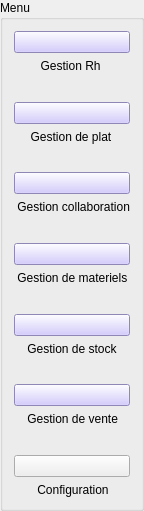
               <widget class="QGroupBox" name="groupBox_12">
                <property name="geometry">
                 <rect>
                  <x>10</x>
                  <y>10</y>
                  <width>131</width>
                  <height>511</height>
                 </rect>
                </property>
                <property name="title">
                 <string>Menu</string>
                </property>
                <layout class="QVBoxLayout" name="verticalLayout_16">
                 <item>
                  <layout class="QVBoxLayout" name="verticalLayout_2">
                   <item>
                    <widget class="QPushButton" name="Aymen_2">
                     <property name="styleSheet">
                      <string notr="true">background-color: rgb(200, 190, 255);</string>
                     </property>
                     <property name="text">
                      <string/>
                     </property>
                     <property name="icon">
                      <iconset resource="rh.qrc">
                       <normaloff>:/rh/rh.png</normaloff>:/rh/rh.png</iconset>
                     </property>
                     <property name="iconSize">
                      <size>
                       <width>50</width>
                       <height>30</height>
                      </size>
                     </property>
                    </widget>
                   </item>
                   <item>
                    <widget class="QLabel" name="label_16">
                     <property name="text">
                      <string>        Gestion Rh</string>
                     </property>
                    </widget>
                   </item>
                   <item>
                    <spacer name="verticalSpacer_10">
                     <property name="orientation">
                      <enum>Qt::Vertical</enum>
                     </property>
                     <property name="sizeHint" stdset="0">
                      <size>
                       <width>20</width>
                       <height>40</height>
                      </size>
                     </property>
                    </spacer>
                   </item>
                   <item>
                    <widget class="QPushButton" name="Moemen_2">
                     <property name="styleSheet">
                      <string notr="true">background-color: rgb(200, 190, 255);</string>
                     </property>
                     <property name="text">
                      <string/>
                     </property>
                     <property name="icon">
                      <iconset resource="plat.qrc">
                       <normaloff>:/plat/plat.png</normaloff>:/plat/plat.png</iconset>
                     </property>
                     <property name="iconSize">
                      <size>
                       <width>50</width>
                       <height>30</height>
                      </size>
                     </property>
                    </widget>
                   </item>
                   <item>
                    <widget class="QLabel" name="label_17">
                     <property name="text">
                      <string>     Gestion de plat</string>
                     </property>
                    </widget>
                   </item>
                   <item>
                    <spacer name="verticalSpacer_11">
                     <property name="orientation">
                      <enum>Qt::Vertical</enum>
                     </property>
                     <property name="sizeHint" stdset="0">
                      <size>
                       <width>20</width>
                       <height>40</height>
                      </size>
                     </property>
                    </spacer>
                   </item>
                   <item>
                    <widget class="QPushButton" name="Salma_2">
                     <property name="styleSheet">
                      <string notr="true">background-color: rgb(200, 190, 255);</string>
                     </property>
                     <property name="text">
                      <string/>
                     </property>
                     <property name="icon">
                      <iconset resource="collab.qrc">
                       <normaloff>:/collab/collaboration.png</normaloff>:/collab/collaboration.png</iconset>
                     </property>
                     <property name="iconSize">
                      <size>
                       <width>50</width>
                       <height>30</height>
                      </size>
                     </property>
                    </widget>
                   </item>
                   <item>
                    <widget class="QLabel" name="label_18">
                     <property name="text">
                      <string> Gestion collaboration</string>
                     </property>
                    </widget>
                   </item>
                   <item>
                    <spacer name="verticalSpacer_12">
                     <property name="orientation">
                      <enum>Qt::Vertical</enum>
                     </property>
                     <property name="sizeHint" stdset="0">
                      <size>
                       <width>20</width>
                       <height>40</height>
                      </size>
                     </property>
                    </spacer>
                   </item>
                   <item>
                    <widget class="QPushButton" name="Sara_2">
                     <property name="styleSheet">
                      <string notr="true">background-color: rgb(200, 190, 255);</string>
                     </property>
                     <property name="text">
                      <string/>
                     </property>
                     <property name="icon">
                      <iconset resource="materiel.qrc">
                       <normaloff>:/materiel/materiel.png</normaloff>:/materiel/materiel.png</iconset>
                     </property>
                     <property name="iconSize">
                      <size>
                       <width>50</width>
                       <height>30</height>
                      </size>
                     </property>
                    </widget>
                   </item>
                   <item>
                    <widget class="QLabel" name="label_19">
                     <property name="text">
                      <string> Gestion de materiels</string>
                     </property>
                    </widget>
                   </item>
                   <item>
                    <spacer name="verticalSpacer_13">
                     <property name="orientation">
                      <enum>Qt::Vertical</enum>
                     </property>
                     <property name="sizeHint" stdset="0">
                      <size>
                       <width>20</width>
                       <height>40</height>
                      </size>
                     </property>
                    </spacer>
                   </item>
                   <item>
                    <widget class="QPushButton" name="Taher_2">
                     <property name="styleSheet">
                      <string notr="true">background-color: rgb(200, 190, 255);</string>
                     </property>
                     <property name="text">
                      <string/>
                     </property>
                     <property name="icon">
                      <iconset resource="stock.qrc">
                       <normaloff>:/stock/stock.png</normaloff>:/stock/stock.png</iconset>
                     </property>
                     <property name="iconSize">
                      <size>
                       <width>50</width>
                       <height>30</height>
                      </size>
                     </property>
                    </widget>
                   </item>
                   <item>
                    <widget class="QLabel" name="label_20">
                     <property name="text">
                      <string>    Gestion de stock</string>
                     </property>
                    </widget>
                   </item>
                   <item>
                    <spacer name="verticalSpacer_14">
                     <property name="orientation">
                      <enum>Qt::Vertical</enum>
                     </property>
                     <property name="sizeHint" stdset="0">
                      <size>
                       <width>20</width>
                       <height>40</height>
                      </size>
                     </property>
                    </spacer>
                   </item>
                   <item>
                    <widget class="QPushButton" name="Ghazi_2">
                     <property name="styleSheet">
                      <string notr="true">background-color: rgb(200, 190, 255);</string>
                     </property>
                     <property name="text">
                      <string/>
                     </property>
                     <property name="icon">
                      <iconset resource="vente.qrc">
                       <normaloff>:/vente/vente.png</normaloff>:/vente/vente.png</iconset>
                     </property>
                     <property name="iconSize">
                      <size>
                       <width>50</width>
                       <height>30</height>
                      </size>
                     </property>
                    </widget>
                   </item>
                   <item>
                    <widget class="QLabel" name="label_21">
                     <property name="text">
                      <string>    Gestion de vente</string>
                     </property>
                    </widget>
                   </item>
                   <item>
                    <spacer name="verticalSpacer_15">
                     <property name="orientation">
                      <enum>Qt::Vertical</enum>
                     </property>
                     <property name="sizeHint" stdset="0">
                      <size>
                       <width>20</width>
                       <height>40</height>
                      </size>
                     </property>
                    </spacer>
                   </item>
                   <item>
                    <widget class="QPushButton" name="Configuration_2">
                     <property name="text">
                      <string/>
                     </property>
                     <property name="icon">
                      <iconset resource="config.qrc">
                       <normaloff>:/config/configuration.png</normaloff>:/config/configuration.png</iconset>
                     </property>
                     <property name="iconSize">
                      <size>
                       <width>50</width>
                       <height>30</height>
                      </size>
                     </property>
                    </widget>
                   </item>
                   <item>
                    <widget class="QLabel" name="label_22">
                     <property name="text">
                      <string>       Configuration</string>
                     </property>
                    </widget>
                   </item>
                  </layout>
                 </item>
                </layout>
               </widget>
